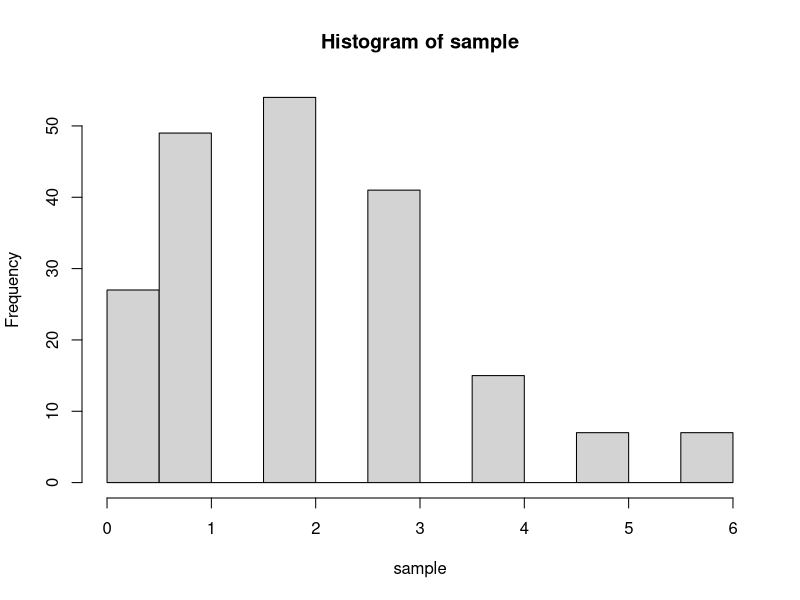
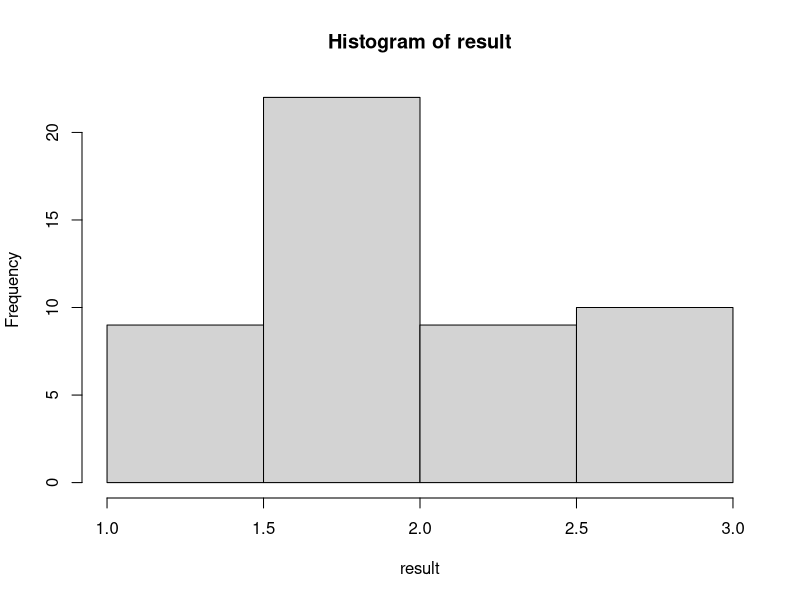

The R script that drew these images, in order:
sample <- rpois(5, 2)
sample

sample <- rpois(200, 2)
mean(sample)

hist(sample, 20)

result <- c()
for (k in 1:50) {
    result <- c(result, mean(rpois(5, 2)) )
}
hist(result)

qnorm(0.025, 0, 1)

# It's a compute so lets use it to keep track of a

a = - qnorm(0.025, 0, 1)
a

# I always check that I used the inverse correctly and check the tails
1 - pnorm(a, 0, 1)

pnorm(-a, 0, 1)

# we can also check the interior

pnorm(a, 0, 1) - pnorm(-a, 0, 1)

2.98 - a*0.32 / sqrt(10); 2.98 + a*0.32 / sqrt(10)
